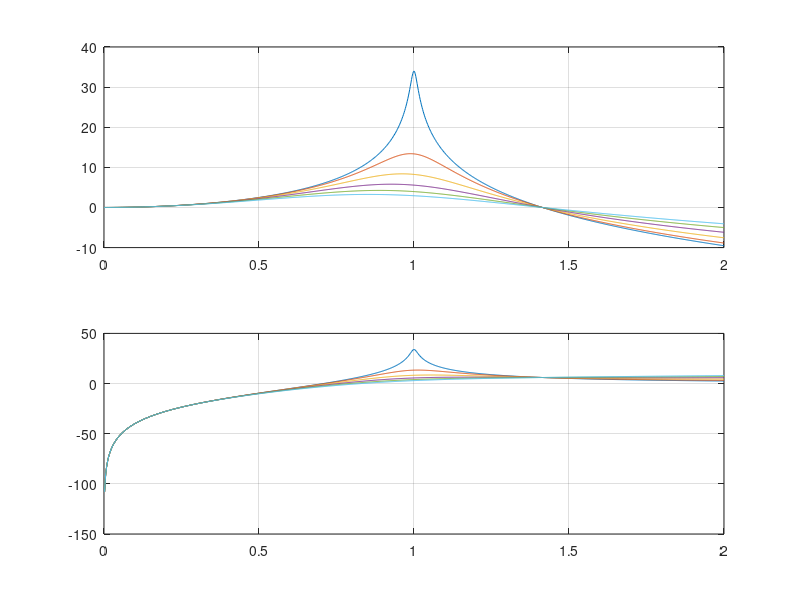

Recreate this plot in MATLAB.
function vtb2_4(z,rmin,rmax,opt)
%VTB2_4 Displacement transmissibility ratio and force transmissibility
% ratio of a single degree of freedom damped system.
% VTB2_4(zeta,rmin,rmax) plots the displacement transmissibility 
% and force transmissibility of a single degree of freedom damped 
% system (with damping ratio zeta) between the frequency ratios 
% rmin and rmax. zeta can be a list of values.
% VTB2_4(zeta,rmin,rmax,opt) allows plotting of Displacement %
% Transmissibility (opt=1), Force Transmissibility (opt=2), or 
% both (opt=3, default).
%
% Example:
% vtb2_4([.0:.2:2],0,2,3)

clf
hold('off')
if nargin==0||nargin==1
	if nargin==1
		opt=z;
	else
		opt=3;
	end
	z=[.01:.1:.51];
	rmin=0;
	rmax=2;
	disp('Demo mode. Type ''help vtb2_4'' to learn how to enter values.')
end
if nargin==3
	opt=3;
end

r=rmin:(rmax-rmin)/1000:rmax;
if z(1)==0
	z(1)=eps;
end


if length(z)>1
	for i=1:length(z)
	    DT(i,:)=sqrt((1+(2*z(i)*r).^2)./((1-r.^2).^2+(2*z(i)*r).^2));%(2.41)
	    FT(i,:)=(r.^2).*DT(i,:);%(2.47)
%		a{i}=['\zeta = ' num2str(z(i))];
	end
	else
	DT=sqrt((1+(2*z*r).^2)./((1-r.^2).^2+(2*z*r).^2));%(2.41)
	FT=(r.^2).*DT;%(2.47)
end

grid('on')
if opt==3 
  subplot(2,1,1)
end
if opt ~=2
  xlabel('Frequency Ratio (r)')
  ylabel('Displacement Transmissibility Ratio (dB)')
  title('Displacement Transmissibility Ratio versus Frequency Ratio (X/Y)')
  plot(r,20*log10(DT)*1+0*DT)
  grid on
end

if opt==3
  subplot(2,1,2)
end
if opt ~=1
  if rmin<=-1
    FT=FT(:,2:length(r));
    r=r(1,2:length(r));
  end
  axis("auto")
  xlabel('Frequency Ratio (r)')
  ylabel('Force Transmissibility Ratio (dB)')
  title('Force Transmissibility Ratio versus Frequency Ratio (F_T/kY)')

  axis("auto")
  ax=axis;
  axis([rmin rmax min(20*log10(FT(:,5))) 20*log10(max(max(FT)))*1.1]);
  plot(r,20*log10(FT))
  grid on
end
